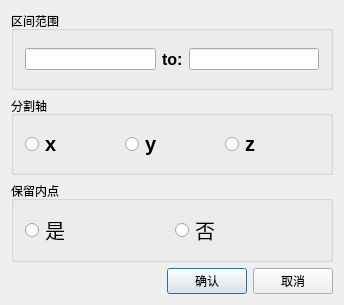
<?xml version="1.0" encoding="UTF-8"?>
<ui version="4.0">
 <class>Filter_DirectClass</class>
 <widget class="QDialog" name="Filter_DirectClass">
  <property name="geometry">
   <rect>
    <x>0</x>
    <y>0</y>
    <width>344</width>
    <height>305</height>
   </rect>
  </property>
  <property name="windowTitle">
   <string>Filter_Direct</string>
  </property>
  <layout class="QVBoxLayout" name="verticalLayout">
   <item>
    <widget class="QGroupBox" name="groupBox">
     <property name="title">
      <string>区间范围</string>
     </property>
     <layout class="QHBoxLayout" name="horizontalLayout_3">
      <item>
       <widget class="QLineEdit" name="StartLineEdit"/>
      </item>
      <item>
       <widget class="QLabel" name="label">
        <property name="font">
         <font>
          <family>Yu Gothic UI</family>
          <pointsize>12</pointsize>
          <weight>75</weight>
          <bold>true</bold>
         </font>
        </property>
        <property name="text">
         <string>to:</string>
        </property>
       </widget>
      </item>
      <item>
       <widget class="QLineEdit" name="EndLineEdit"/>
      </item>
     </layout>
    </widget>
   </item>
   <item>
    <widget class="QGroupBox" name="groupBox_2">
     <property name="title">
      <string>分割轴</string>
     </property>
     <layout class="QHBoxLayout" name="horizontalLayout_4">
      <item>
       <widget class="QRadioButton" name="XradioButton">
        <property name="font">
         <font>
          <family>Yu Gothic UI</family>
          <pointsize>15</pointsize>
          <weight>75</weight>
          <bold>true</bold>
         </font>
        </property>
        <property name="text">
         <string>x</string>
        </property>
       </widget>
      </item>
      <item>
       <widget class="QRadioButton" name="YradioButton">
        <property name="font">
         <font>
          <family>Yu Gothic UI</family>
          <pointsize>15</pointsize>
          <weight>75</weight>
          <bold>true</bold>
         </font>
        </property>
        <property name="text">
         <string>y</string>
        </property>
       </widget>
      </item>
      <item>
       <widget class="QRadioButton" name="ZradioButton">
        <property name="font">
         <font>
          <family>Yu Gothic UI</family>
          <pointsize>15</pointsize>
          <weight>75</weight>
          <bold>true</bold>
         </font>
        </property>
        <property name="text">
         <string>z</string>
        </property>
       </widget>
      </item>
     </layout>
    </widget>
   </item>
   <item>
    <widget class="QGroupBox" name="groupBox_3">
     <property name="title">
      <string>保留内点</string>
     </property>
     <layout class="QHBoxLayout" name="horizontalLayout_5">
      <item>
       <widget class="QRadioButton" name="YesRadioButton">
        <property name="font">
         <font>
          <family>等线 Light</family>
          <pointsize>15</pointsize>
         </font>
        </property>
        <property name="text">
         <string>是</string>
        </property>
       </widget>
      </item>
      <item>
       <widget class="QRadioButton" name="NoRadioButton">
        <property name="font">
         <font>
          <family>等线 Light</family>
          <pointsize>15</pointsize>
          <weight>50</weight>
          <bold>false</bold>
         </font>
        </property>
        <property name="text">
         <string>否</string>
        </property>
       </widget>
      </item>
     </layout>
    </widget>
   </item>
   <item>
    <layout class="QHBoxLayout" name="horizontalLayout">
     <item>
      <spacer name="horizontalSpacer">
       <property name="orientation">
        <enum>Qt::Horizontal</enum>
       </property>
       <property name="sizeHint" stdset="0">
        <size>
         <width>40</width>
         <height>20</height>
        </size>
       </property>
      </spacer>
     </item>
     <item>
      <widget class="QPushButton" name="okButton">
       <property name="text">
        <string>确认</string>
       </property>
      </widget>
     </item>
     <item>
      <widget class="QPushButton" name="cancelButton">
       <property name="text">
        <string>取消</string>
       </property>
      </widget>
     </item>
    </layout>
   </item>
  </layout>
 </widget>
 <layoutdefault spacing="6" margin="11"/>
 <resources/>
 <connections/>
</ui>
